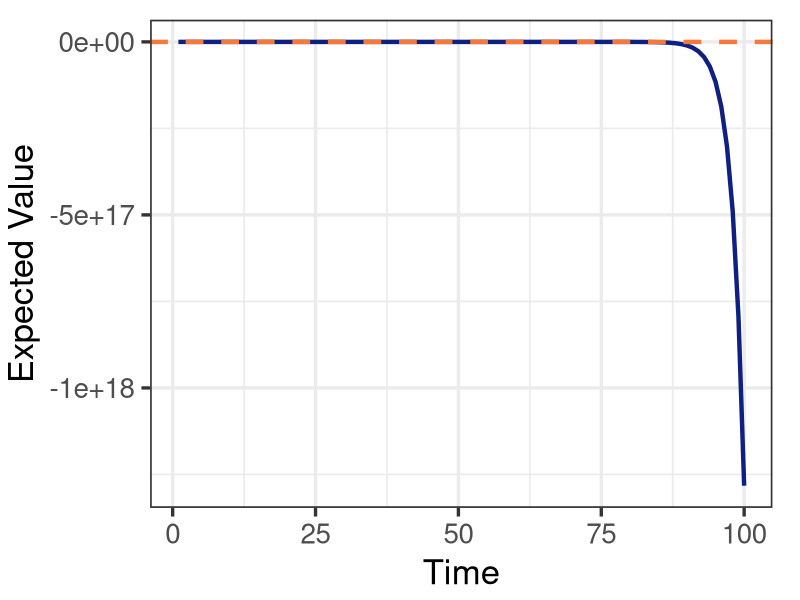

The R script that drew this image: (Note: this script raises an error after producing the figure.)
###############################################################################
# Lecture: Stationary ARMA (p,q) Models
# Instructor: Vitor Possebom
# Course: Econometrics 2
# Goal: Illustrating the AR(2) model's stationarity
###############################################################################
# Organize the working environment
###############################################################################
# Clean the working environment
rm(list = ls())

# Load the required packages
library("ggplot2")

# Set seed: To ensure our simulations are reproducible, we must set the seed
# for the random number generator algorithm.
set.seed(230509)

#######################################
# Parameters
#######################################
# The process is weakly stationary if stationary == 1.
stationary <- 0

# Choose the AR coefficients
if (stationary == 1) {
  # If the process is stationary, the roots of "-phi2 * z^2 - phi1 * z + 1 = 0"
  # lie outside the unit circle.
  phi1 <- 0.25
  phi2 <- 0.25

} else {
  # If the process is not stationary, the roots of "-phi2 * z^2 - phi1 * z + 1 = 0"
  # do not lie outside the unit circle.
  phi1 <- 1
  phi2 <- 1

}

# Length of the time series
capT <- 100

# Number of MC repetitions
M <- 10000

#######################################
###############################################################################
# Monte Carlo Exercise
###############################################################################
# Create a matrix to store all simulated time series
timeseries <- matrix(NA, nrow = capT, ncol = M)

# Loop over MC repetitions
for (m in 1:M) {
  #######################################
  # Simulate our AR(2) process
  #######################################
  # If the model is stationary, we can use the function arima.sim
  if (stationary == 1) {
    timeseries[, m] <- arima.sim(model = list(ar = c(phi1, phi2)), n = 100)

    # If the model is not stationary, we have to manually simulate our process.
  } else {
    # Create a white noise series. Good practice would require me to have a
    # burn-in period. I ignore this step, because I am looking at many
    # many realization of my stochastic process. On average, it does not depend
    # on the initial conditions.
    wnoise <- rnorm(n = capT)

    # Define y0
    timeseries[1, m] <- wnoise[1]

    # Define y1
    timeseries[2, m] <- wnoise[2]

    # Recursively define the remaining timeseries
    for (t in 3:capT) {
      timeseries[t, m] <- phi1 * timeseries[t - 1, m] +
        phi2 * timeseries[t - 2, m] + wnoise[t]
    }

  }
}

# Compute the expected value of each Yt
expected <- rowMeans(timeseries)

# Compute the variance of each Yt
variance <- apply(X = timeseries, MARGIN = 1, FUN = var)

# Compute the variance of Yt based on our formula. (Its expected value is zero.)
varY <- (1 - phi2)/((1 + phi2) * ((1 - phi2)^2 - phi1^2))

#######################################
# Plot the expected values of each Yt
#######################################
# Create the ggplot's dataframe
temp <- data.frame("t" = 1:capT, "expected" = expected)

# Use ggplot
gg <- ggplot(data = temp, aes(x = t)) +
  theme_bw(base_size = 25) +
  theme(plot.margin = unit(c(5, 7, 2, 2), "mm")) +
  xlab("Time") + ylab("Expected Value") +
  geom_line(
    aes(y = expected),
    color = "#0F2080",
    size = 1.5
  ) +
  geom_hline(yintercept = 0, linetype = "dashed", size = 1.5, color = "#F5793A")
print(gg)

###################
# Save the last plot
###################
# Name the figure
figname <- paste0("figures/figure_ar2_phi1-", phi1, "_phi2-", phi2, "_mean.pdf")

# Save the figure
ggsave(figname, width = 11, height = 8.5)

###################
#######################################
# Plot the variance of each Yt
#######################################
# Create the ggplot's dataframe
temp <- data.frame("t" = 1:capT, "variance" = variance)

# Use ggplot
gg <- ggplot(data = temp, aes(x = t)) +
  theme_bw(base_size = 25) +
  theme(plot.margin = unit(c(5, 7, 2, 2), "mm")) +
  xlab("Time") + ylab("Variance") +
  geom_line(
    aes(y = variance),
    color = "#0F2080",
    size = 1.5
  ) +
  geom_hline(yintercept = varY, linetype = "dashed", size = 1.5, color = "#F5793A")
print(gg)

###################
# Save the last plot
###################
# Name the figure
figname <- paste0("figures/figure_ar2_phi1-", phi1, "_phi2-", phi2, "_var.pdf")

# Save the figure
ggsave(figname, width = 11, height = 8.5)

###################
#######################################
###############################################################################

